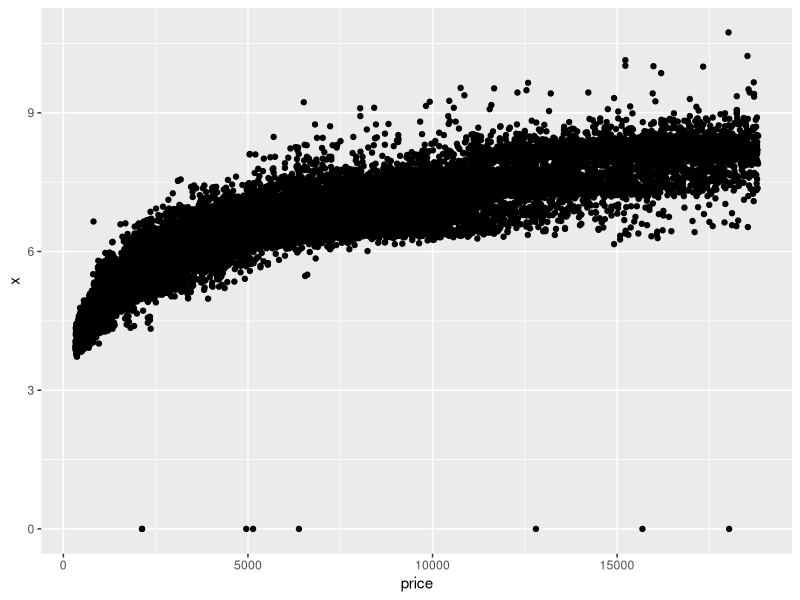
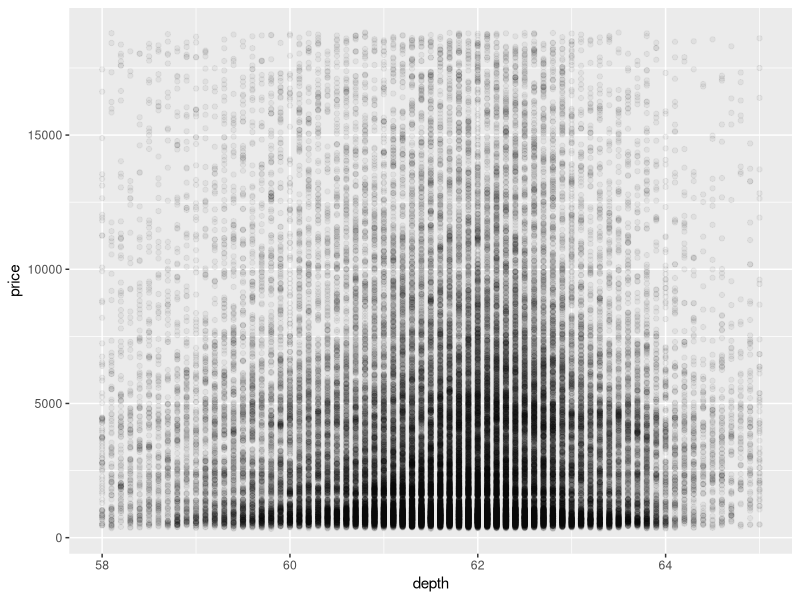
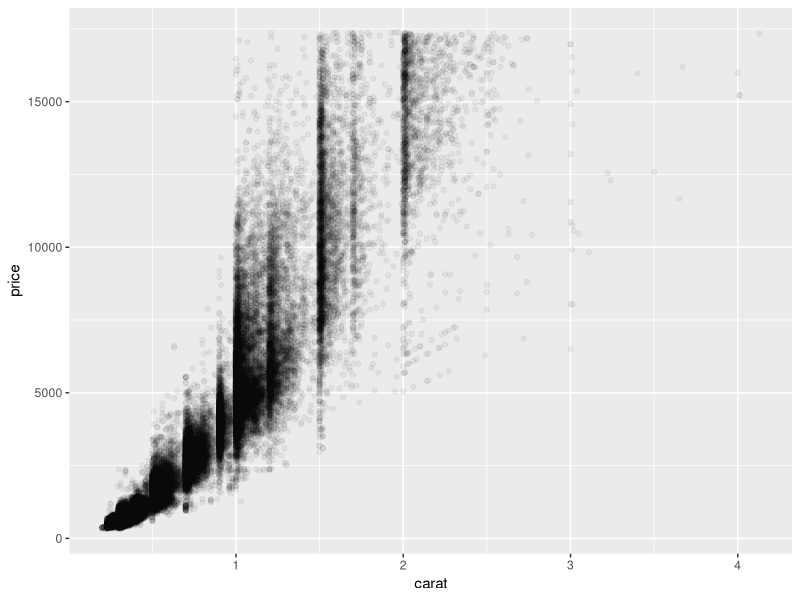
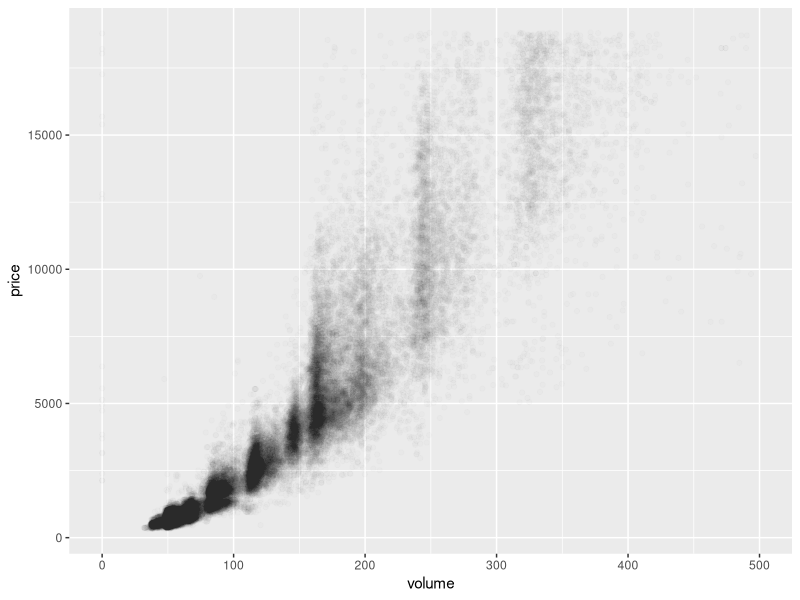
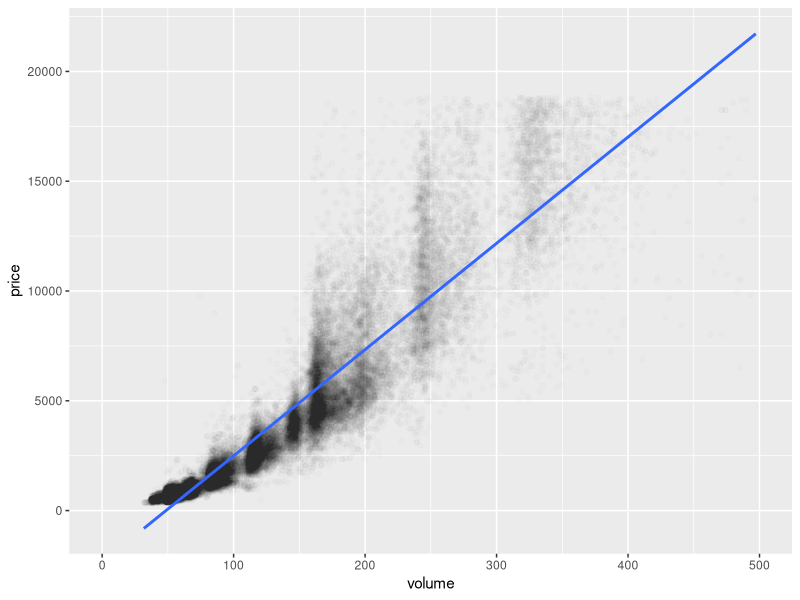

Recreate these plots in R, in order. (Note: this script raises an error after producing the figures.)
## ---- chunk 1
setwd("C:/Users/Christopher/Desktop/Nanodegree/P4-EDA")
knitr::opts_chunk$set(echo = TRUE)
library(dplyr, tidyr)
library(ggplot2)
## ---- chunk 2
ggplot(aes(x = price, y = x), data=diamonds) +
  geom_point()
## ---- chunk 3
cor.test(diamonds$price, diamonds$x)
cor.test(diamonds$price, diamonds$y)
cor.test(diamonds$price, diamonds$z)
## ---- chunk 4
ggplot(aes(x = depth, y = price), data=diamonds) +
  geom_point(alpha=.05) +
  xlim(c(58,65))

cor.test(diamonds$price, diamonds$depth)
## ---- chunk 5
ggplot(aes(x = carat, y = price), 
       data=subset(diamonds, price < quantile(price, .99) 
                   & carat < quantile(price, .99))) +
  geom_point(alpha=.05)
## ---- chunk 6
diamonds$volume = diamonds$x*diamonds$y*diamonds$z

ggplot(aes(x = volume, y = price), data=diamonds) +
  geom_point(alpha=.01) +
  xlim(c(0, 500))


library(plyr)
count(diamonds$volume == 0) #yields 20 values
detach("package:plyr", unload=TRUE)

affordable = subset(diamonds, volume>0 & volume <= 800)
cor.test(affordable$volume, affordable$price)
## ---- chunk 7
ggplot(aes(x = volume, y = price), data=affordable) +
  geom_point(alpha=.01) +
  xlim(c(0, 500)) +
  geom_smooth(method = "lm")
## ---- chunk 8
diamondsByClarity <- diamonds %>% group_by(clarity) %>% 
  summarize(mean_price = mean(price), 
            median_price = median(price), 
            min_price = min(price),
            max_price = max(price),
            n = n())
## ---- chunk 9
diamonds_by_clarity <- group_by(diamonds, clarity)
diamonds_mp_by_clarity <- summarise(diamonds_by_clarity, mean_price = mean(price))
p1 = ggplot(aes(x=clarity, y=mean_price), data=diamonds_mp_by_clarity) +
  geom_col()

diamonds_by_color <- group_by(diamonds, color)
diamonds_mp_by_color <- summarise(diamonds_by_color, mean_price = mean(price))
p2 = ggplot(aes(x=color, y = mean_price),data=diamonds_mp_by_color) +
  geom_col()
grid.arrange(p1, p2)
